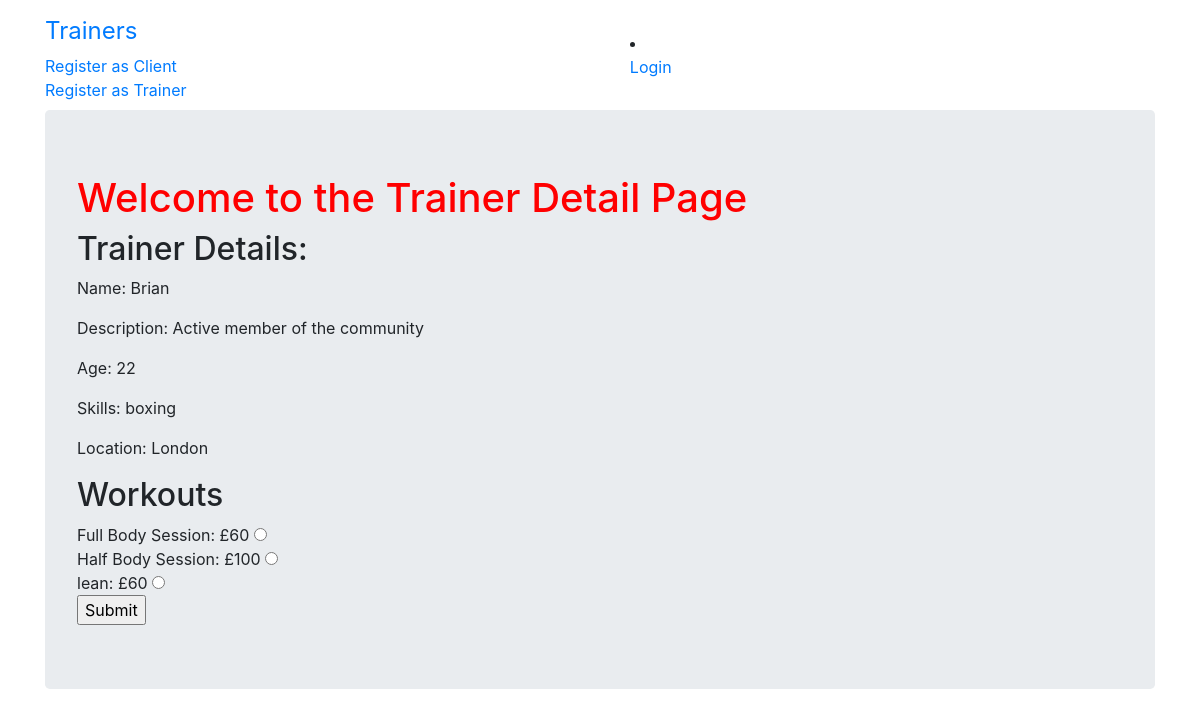
The app's page /trainers/8/, older data.
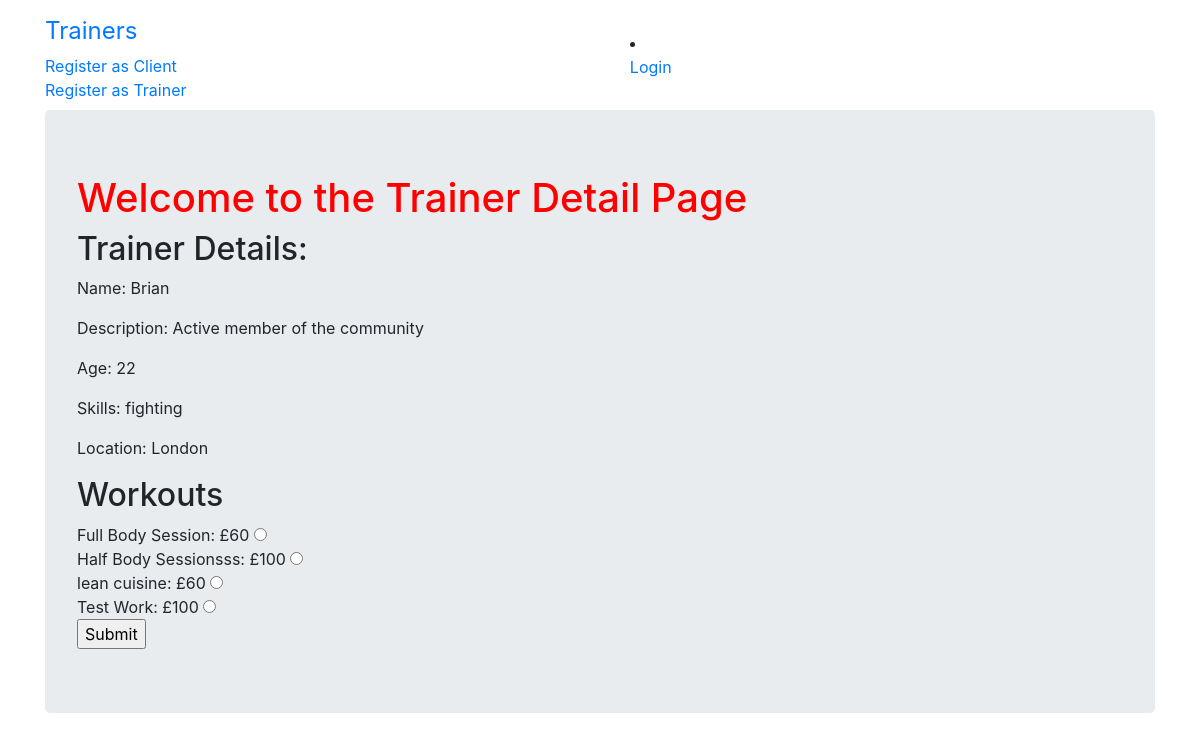
The same page, newer data.
### gym/models.py (models this page shows, shortened)
class TrainerProfile(models.Model):
    user = models.OneToOneField(User,on_delete=models.CASCADE,primary_key=True)
    name = models.CharField(max_length=100,null=True)
    description = models.TextField()
    age = models.PositiveIntegerField(null=True)
    gender = models.CharField(max_length=30,null=True)
    location = models.CharField(max_length=30,null=True)
    skills = models.CharField(max_length=30,null=True)
    profile_img = models.ImageField(upload_to='profile_image', blank=True)

class Workout(models.Model):
    trainer = models.ForeignKey(TrainerProfile,on_delete=models.CASCADE ,related_name='workouts')
    name = models.CharField(max_length=200,null=True)
    price = models.IntegerField()

class User(AbstractUser):
    is_trainer = models.BooleanField(default=False)
    is_client= models.BooleanField(default=False)

### gym/views.py (the view)
# urls.py: path('trainers/<pk>/',views.TrainerDetailView.as_view(),name='trainer_detail'),
class TrainerDetailView(DetailView):
    context_object_name = 'trainer_detail'
    model = TrainerProfile
    template_name = 'gym/trainer_detail.html'

### gym/templates/gym/trainer_detail.html (shortened to what this page needs)
{% extends 'base.html' %}
{% block content%}
<div class="jumbotron">
  <h1>Welcome to the Trainer Detail Page </h1>
  <h2>Trainer Details: </h2>
  <p>Name: {{trainer_detail.user.username }}</p>
  <p>Description: {{trainer_detail.description}}</p>
  <p>Age: {{ trainer_detail.age }}</p>
  <p>Skills: {{ trainer_detail.skills }}</p>
  <p>Location: {{ trainer_detail.location}}</p>
  <h2>Workouts</h2>
  {% if user.is_trainer %}
  <form method="post">
    {% csrf_token %}
    {% for workout in trainer_detail.workouts.all %}
    {{ workout.name }}: £{{ workout.price }}
    <input type="radio" name="workout" value="{{ workout.price }}">
    <p> <a class="btn btn-warning" href="{% url 'gym:workout_update' pk=workout.pk %}">Update</a>  <a class="btn btn-warning" href="{% url 'gym:workout_remove' pk=workout.pk %}">Delete</a> </p>
    <br>
    {% endfor%}
    <input type="submit" value="Submit">
</form>
</div>
<div class="container">
  <p> <a class="btn btn-success" href="{% url 'gym:addWorkout' pk=trainer_detail.pk %}">Add New Workout</a> </p>
  <p> <a class="btn btn-success" href="{% url 'gym:trainer_update' pk=trainer_detail.pk %}">Update Profile</a> </p>
</div>
  {% else %}
  <form method="post">
    {% for workout in trainer_detail.workouts.all %}
    {{ workout.name }}: £{{ workout.price }}
    <input type="radio" name="workout" value="{{ workout.price }}">
    <br>
    {% endfor%}
    <input type="submit" value="Submit">
</form>
{% endif %}
{% endblock %}

Row changes from the older to the newer data that the page shows:
changed TrainerProfile "Active member of the community": skills "boxing" → "fighting"
changed Workout: name "Half Body Session" → "Half Body Sessionsss"
changed Workout: name "lean" → "lean cuisine"
added Workout: name "Test Work", price "100"
